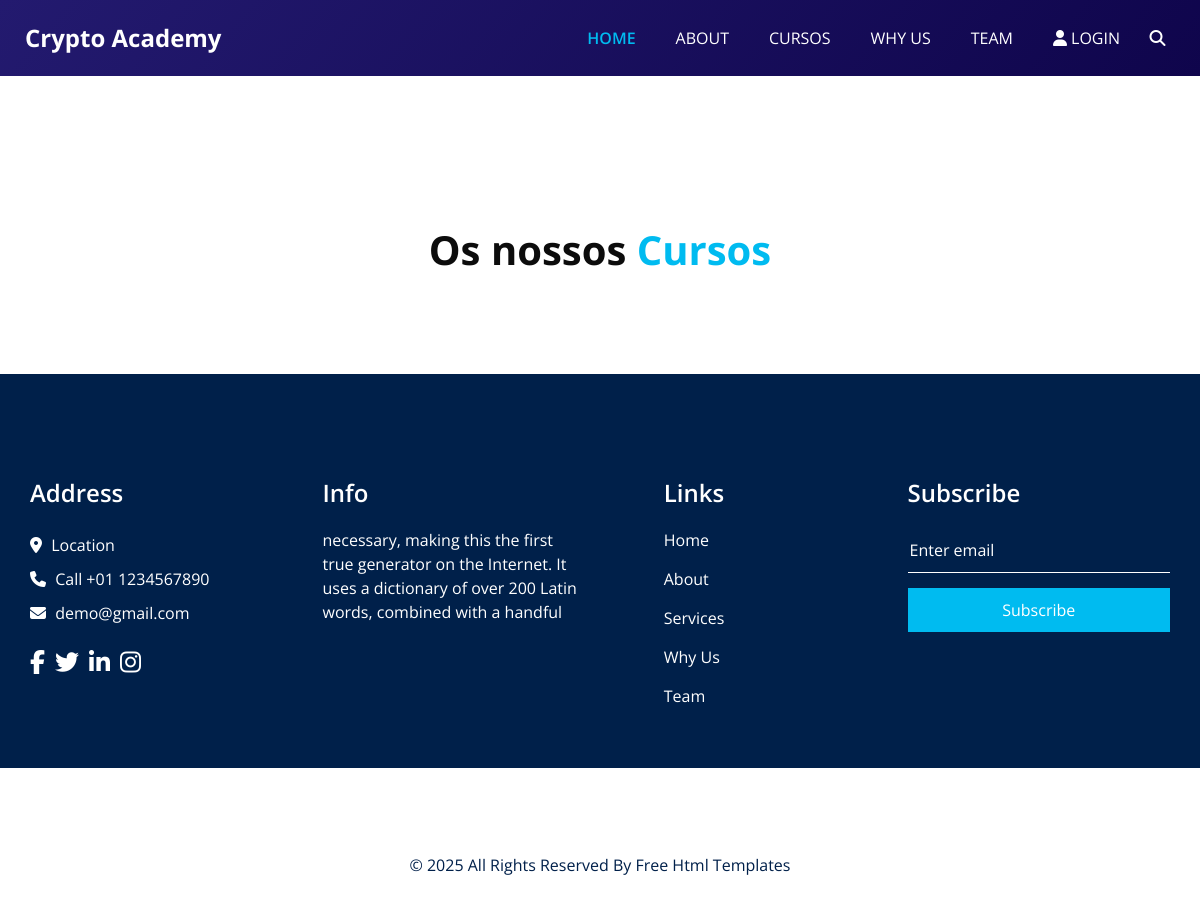
The app's page /paginas/cursos.php, older data.
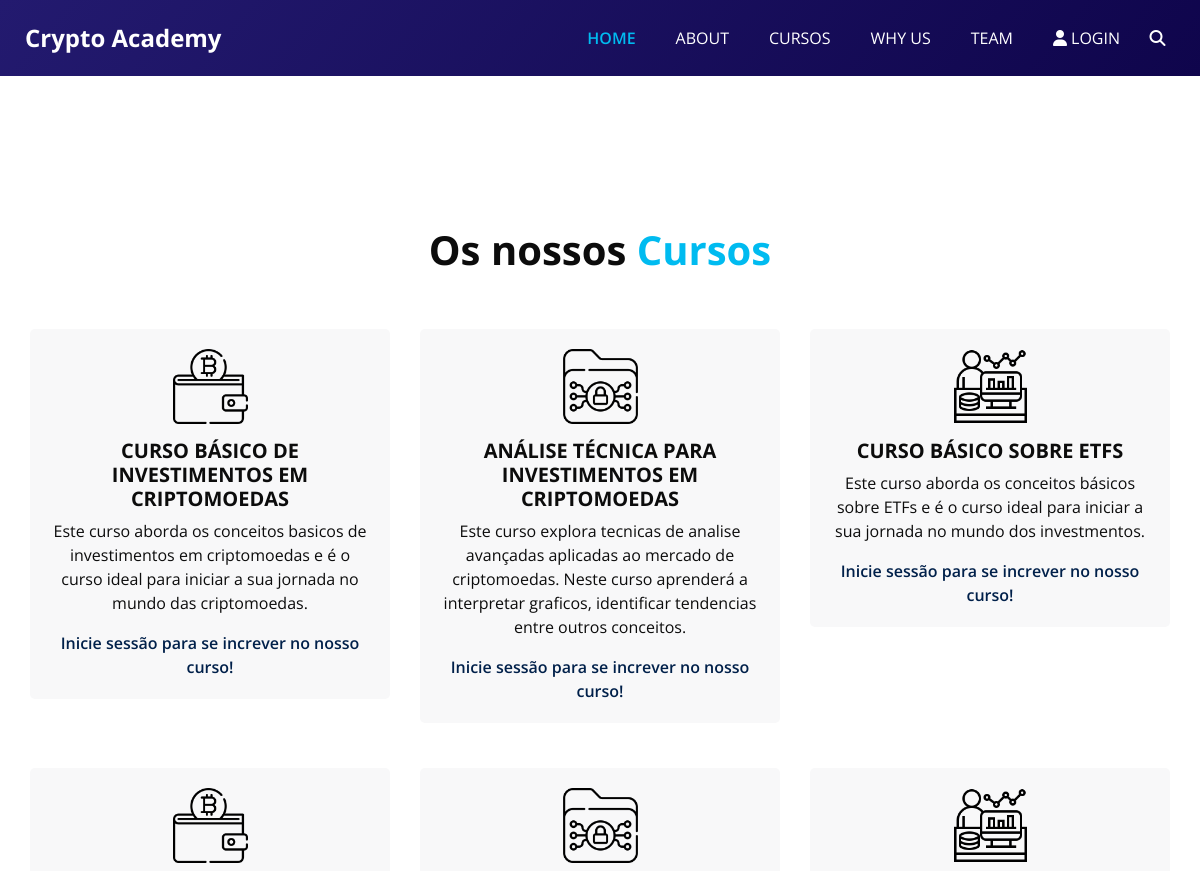
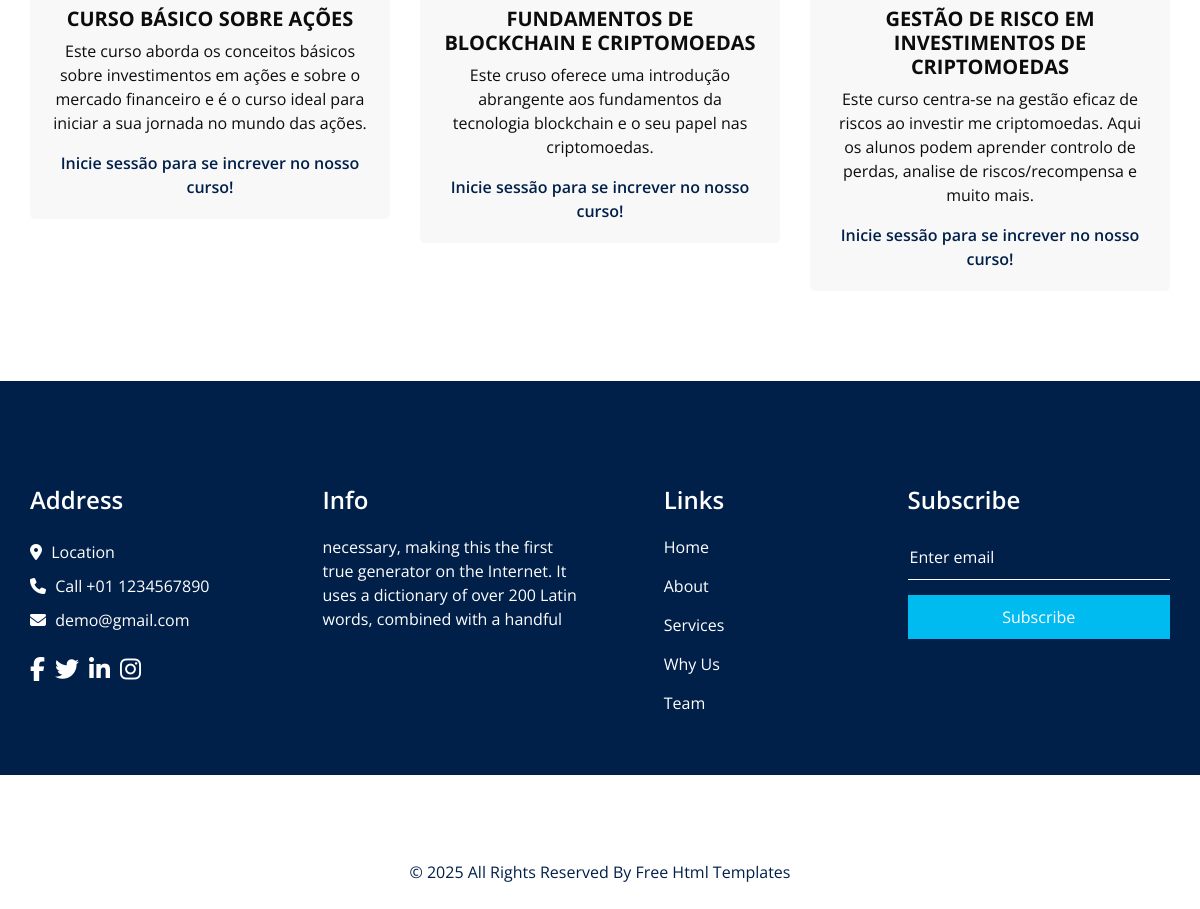
The same page, newer data (2 pictures, top to bottom).
### tables this page shows
CREATE TABLE `curso` (
                         `id_curso` int(11) NOT NULL,
                         `docente` varchar(100) NOT NULL,
                         `nome` varchar(50) NOT NULL,
                         `descricao` text NOT NULL,
                         `max_num` int(10) NOT NULL DEFAULT 10
);

### paginas/cursos.php (the view, shortened to what this page needs)
<?php
global $conn;
$cursos = array();
$sql = "SELECT nome, descricao, id_curso FROM curso ";
$result = mysqli_query($conn, $sql);
if(mysqli_num_rows($result)>0){
    while($row = mysqli_fetch_assoc($result)){
        $cursos[] = $row;
    }
}
function printCursos($curso, $img, $sessao){
    if($sessao){
        echo '
          <div class="col-md-4 ">
             <div class="box ">
                 <div class="img-box">
                     <img src="s'.$img.'.png" alt="">
                 </div>
                 <div class="detail-box">
                    <h5>
                        '.$curso['nome'].'
                    </h5>
                    <p>
                        '.$curso['descricao'].'
                    </p>
                        <a href="inscricaoCurso.php?id='.$curso['id_curso'].'">
                            Inscreva-se!
                        </a>
                 </div>
             </div>
          </div>';
    }else{
        echo '
          <div class="col-md-4 ">
             <div class="box ">
                 <div class="img-box">
                     <img src="s'.$img.'.png" alt="">
                 </div>
                 <div class="detail-box">
                    <h5>
                        '.$curso['nome'].'
                    </h5>
                    <p>
                        '.$curso['descricao'].'
                    </p>
                        <a href="login.html">
                            Inicie sessão para se increver no nosso curso!
                        </a>
                 </div>
             </div>
          </div>';
    }
}
?>
<!DOCTYPE html>
<html>
<head>
  <link rel="stylesheet" type="text/css" href="bootstrap.css" />
  <link rel="stylesheet" type="text/css" href="https://cdnjs.cloudflare.com/ajax/libs/OwlCarousel2/2.3.4/assets/owl.carousel.min.css" />
  <link href="font-awesome.min.css" rel="stylesheet" />
  <link href="style.css" rel="stylesheet" />
  <link href="responsive.css" rel="stylesheet" />
</head>
<body class="sub_page">
  <div class="hero_area">
      <header class="header_section">
          <div class="container-fluid">
              <nav class="navbar navbar-expand-lg custom_nav-container ">
                  <a class="navbar-brand" href="paginaPrincipal.php">
            <span>
              Crypto Academy
            </span>
                  </a>
                  <div class="collapse navbar-collapse" id="navbarSupportedContent">
                      <ul class="navbar-nav  ">
                          <li class="nav-item active">
                              <a class="nav-link" href="paginaPrincipal.php">Home <span class="sr-only">(current)</span></a>
                          </li>
                          <li class="nav-item">
                              <a class="nav-link" href="about.html"> About</a>
                          </li>
                          <li class="nav-item">
                              <a class="nav-link" href="cursos.php">Cursos</a>
                          </li>
                          <li class="nav-item">
                              <a class="nav-link" href="why.html">Why Us</a>
                          </li>
                          <li class="nav-item">
                              <a class="nav-link" href="team.html">Team</a>
                          </li>
                          <li class="nav-item">
                              <?php
                              if(isset($_SESSION["user"])){
                                  echo '<a class="nav-link" href="logout.php"> <i class="fa fa-user" aria-hidden="true"></i> Logout</a>';
                              }else{
                                  echo '<a class="nav-link" href="login.html"> <i class="fa fa-user" aria-hidden="true"></i> Login</a>';
                              }
                              ?>
                          </li>
                          <form class="form-inline">
                              <button class="btn  my-2 my-sm-0 nav_search-btn" type="submit">
                                  <i class="fa fa-search" aria-hidden="true"></i>
                              </button>
                          </form>
                      </ul>
                  </div>
              </nav>
          </div>
      </header>
  </div>
  <section class="service_section layout_padding">
    <div class="service_container">
      <div class="container ">
        <div class="heading_container heading_center">
          <h2>
            Os nossos <span>Cursos</span>
          </h2>
        </div>
          <?php
          $sql = "SELECT *, COUNT(*) as total FROM curso";
          $result = mysqli_query($conn, $sql);
          $count = 0;
          if(mysqli_num_rows($result)>0) {
              $row = mysqli_fetch_assoc($result);
              for ($i = 3; $i < $row["total"] + 3; $i++) {
                  if ($i % 3 == 0) {
                      echo '<div class="row">';
                  }
                  $curso = $cursos[$count];
                  echo printCursos($curso, ($i%3)+1, isset($_SESSION["user"]));
                  if ($i % 3 == 2) {
                      echo '</div>';
                  }
                  $count++;
              }
          }
          ?>
      </div>
    </div>
  </section>
  <section class="info_section layout_padding2">
    <div class="container">
      <div class="row">
        <div class="col-md-6 col-lg-3 info_col">
          <div class="info_contact">
            <h4>
              Address
            </h4>
            <div class="contact_link_box">
              <a href="">
                <i class="fa fa-map-marker" aria-hidden="true"></i>
                <span>
                  Location
                </span>
              </a>
              <a href="">
                <i class="fa fa-phone" aria-hidden="true"></i>
                <span>
                  Call +01 1234567890
                </span>
              </a>
              <a href="">
                <i class="fa fa-envelope" aria-hidden="true"></i>
                <span>
                  demo@gmail.com
                </span>
              </a>
            </div>
          </div>
          <div class="info_social">
            <a href="">
              <i class="fa fa-facebook" aria-hidden="true"></i>
            </a>
            <a href="">
              <i class="fa fa-twitter" aria-hidden="true"></i>
            </a>
            <a href="">
              <i class="fa fa-linkedin" aria-hidden="true"></i>
            </a>
            <a href="">
              <i class="fa fa-instagram" aria-hidden="true"></i>
            </a>
          </div>
        </div>
        <div class="col-md-6 col-lg-3 info_col">
          <div class="info_detail">
            <h4>
              Info
            </h4>
            <p>
              necessary, making this the first true generator on the Internet. It uses a dictionary of over 200 Latin words, combined with a handful
            </p>
          </div>
        </div>
        <div class="col-md-6 col-lg-2 mx-auto info_col">
          <div class="info_link_box">
            <h4>
              Links
            </h4>
            <div class="info_links">
              <a class="active" href="paginaPrincipal.php">
                Home
              </a>
              <a class="" href="about.html">
                About
              </a>
              <a class="" href="cursos.html">
                Services
              </a>
              <a class="" href="why.html">
                Why Us
              </a>
              <a class="" href="team.html">
                Team
              </a>
            </div>
          </div>
        </div>
        <div class="col-md-6 col-lg-3 info_col ">
          <h4>
            Subscribe
          </h4>
          <form action="#">
            <input type="text" placeholder="Enter email" />
            <button type="submit">
              Subscribe
            </button>
          </form>
        </div>
      </div>
    </div>
  </section>
  <section class="footer_section">
    <div class="container">
      <p>
        &copy; <span id="displayYear"></span> All Rights Reserved By
        <a href="https://html.design/">Free Html Templates</a>
      </p>
    </div>
  </section>
</body>
</html>

### paginas/responsive.css (style rules this page uses)
@media (min-width: 1200px) { .container { max-width: 1170px; } }

Row changes from the older to the newer data that the page shows:
added curso: nome "CURSO BÁSICO DE INVESTIMENTOS EM CRIPTOMOEDAS", descricao "Este curso aborda os conceitos basicos de investimentos em criptomoedas e é o curso ideal para iniciar a sua jornada no mundo das criptomoedas."
added curso: nome "ANÁLISE TÉCNICA PARA INVESTIMENTOS EM CRIPTOMOEDAS", descricao "Este curso explora tecnicas de analise avançadas aplicadas ao mercado de criptomoedas. Neste curso aprenderá a interpretar graficos, identificar tendencias entre outros conceitos."
added curso: nome "CURSO BÁSICO SOBRE ETFS", descricao "Este curso aborda os conceitos básicos sobre ETFs e é o curso ideal para iniciar a sua jornada no mundo dos investmentos."
added curso: nome "CURSO BÁSICO SOBRE AÇÕES", descricao "Este curso aborda os conceitos básicos sobre investimentos em ações e sobre o mercado financeiro e é o curso ideal para iniciar a sua jornada no mundo das ações."
added curso: nome "FUNDAMENTOS DE BLOCKCHAIN E CRIPTOMOEDAS", descricao "Este cruso oferece uma introdução abrangente aos fundamentos da tecnologia blockchain e o seu papel nas criptomoedas."
added curso: nome "GESTÃO DE RISCO EM INVESTIMENTOS DE CRIPTOMOEDAS", descricao "Este curso centra-se na gestão eficaz de riscos ao investir me criptomoedas. Aqui os alunos podem aprender controlo de perdas, analise de riscos/recompensa e muito mais."
